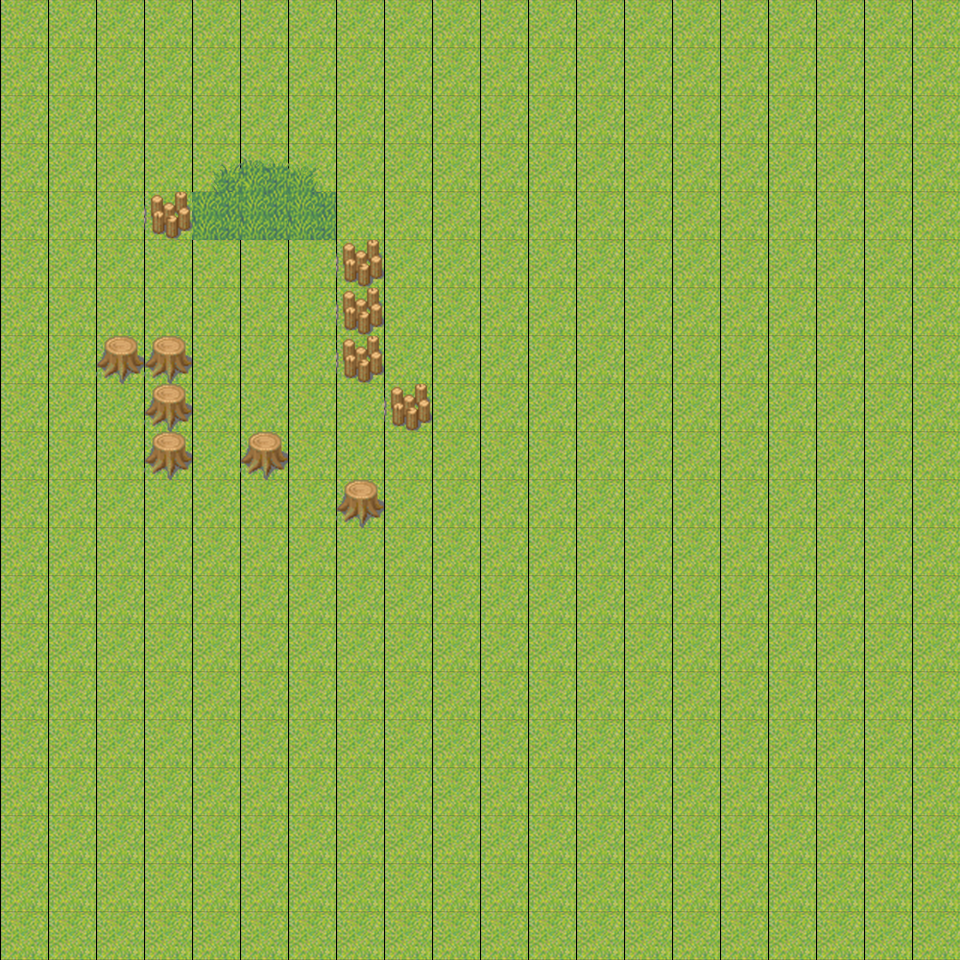

A 2D game scene composited from a Tiled map and its tileset images. What follows is a short description and the map's XML, with each tile layer's data collapsed to a summary:
An orthogonal 20x20 tile map with 48x48 px tiles, 2 tile layers (Background, Foreground) and 6 objects.

<map version="1.0" orientation="orthogonal" width="20" height="20" tilewidth="48" tileheight="48">
 <tileset firstgid="1" name="整合外景" tilewidth="48" tileheight="48">
  <image source="整合外景.png" width="384" height="240" />
  <tile id="0">
   <properties>
    <property name="MovementCost" value="1" />
    <property name="TileType" value="Grass" />
   </properties>
  </tile>
  <tile id="4">
   <properties>
    <property name="MovementCost" value="100" />
    <property name="TileType" value="Balk" />
   </properties>
  </tile>
  <tile id="16">
   <properties>
    <property name="MovementCost" value="2" />
    <property name="TileType" value="Tree" />
   </properties>
  </tile>
  <tile id="17">
   <properties>
    <property name="MovementCost" value="2" />
    <property name="TileType" value="Tree" />
   </properties>
  </tile>
  <tile id="18">
   <properties>
    <property name="MovementCost" value="2" />
    <property name="TileType" value="Tree" />
   </properties>
  </tile>
  <tile id="25">
   <properties>
    <property name="MovementCost" value="2" />
    <property name="TileType" value="Tree" />
   </properties>
  </tile>
  <tile id="31">
   <properties>
    <property name="MovementCost" value="100" />
    <property name="TileType" value="Balk" />
   </properties>
  </tile>
 </tileset>
 <layer name="Background" width="20" height="20">
  <data>[400 cells, 400 non-empty, 1 distinct tile ids]</data>
 </layer>
 <objectgroup name="Units_P1" width="20" height="20">
  <object x="241" y="240" width="46" height="48">
   <properties>
    <property name="Type" value="Knight" />
   </properties>
  </object>
  <object x="241" y="290" width="46" height="46">
   <properties>
    <property name="Type" value="Fighter" />
   </properties>
  </object>
  <object x="241" y="336" width="46" height="47">
   <properties>
    <property name="Type" value="Wizzard" />
   </properties>
  </object>
 </objectgroup>
 <objectgroup name="Units_P2" width="20" height="20">
  <object x="97" y="241" width="46" height="47">
   <properties>
    <property name="Type" value="Enemy" />
   </properties>
  </object>
  <object x="385" y="241" width="45" height="47">
   <properties>
    <property name="Type" value="EnemyQueen" />
   </properties>
  </object>
  <object x="241" y="483" width="45" height="46">
   <properties>
    <property name="Type" value="EnemyKing" />
   </properties>
  </object>
 </objectgroup>
 <layer name="Foreground" width="20" height="20">
  <data>[400 cells, 17 non-empty, 6 distinct tile ids]</data>
 </layer>
</map>